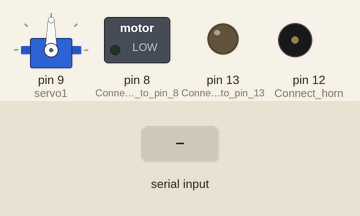
This sketch was run on a simulated Arduino Uno, built with avr-gcc and run on an emulated ATmega328P. Shown: servo, switched loads named in the sketch (green lamp = pin HIGH), output pins drawn as LEDs (lit = HIGH), buzzer (waves = sounding). The test bench sets the inputs (shaded band).

Above: at 1.2 s.
1.3 s: "d" received over the second serial link
At 3.3 s:
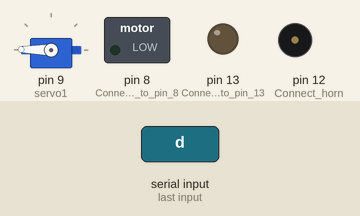
3.6 s: "0" received over the second serial link
At 4.06 s:
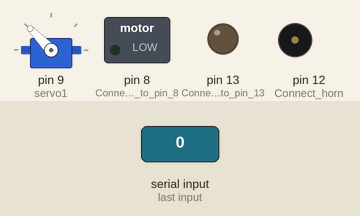
6.0 s: "a" received over the second serial link
At 6.4 s:
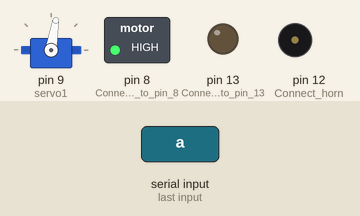
7.5 s: "l" received over the second serial link
At 9.5 s:
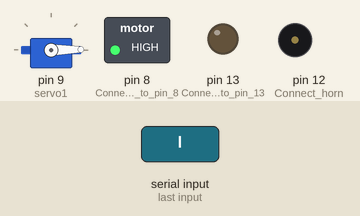
9.8 s: "h" received over the second serial link
At 10.5 s:
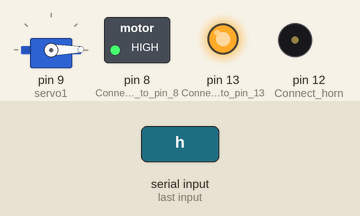
11.3 s: "e" received over the second serial link
At 11.6 s:
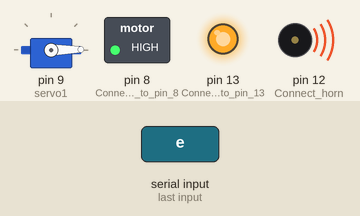
Timing chart, 0 to 13.8 s (numbered marks = the images above; inputs shaded):
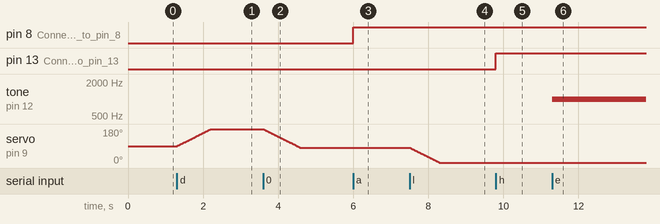

Measured:
- after the input at 1.3 s, servo on pin 9 (servo1): moves from 90° to 179° over 0.89 s, starting at once
- after the input at 3.6 s, servo on pin 9 (servo1): moves from 179° to 81° over 0.98 s, starting at once
- after the input at 6.0 s, pin 8 (Connect_motor_to_pin_8): LOW → HIGH at once
- after the input at 7.5 s, servo on pin 9 (servo1): moves from 81° to 1° over 0.80 s, starting at once
- after the input at 9.8 s, pin 13 (Connect_lights_to_pin_13): LOW → HIGH at once
- after the input at 11.3 s, tone on pin 12 (Connect_horn): silent → 1000 Hz at once

The sketch:

code.ino
```cpp
// Import librarys
#include <SoftwareSerial.h>
#include <Servo.h>

// Initialize variables
Servo servo1;
int TX = 10;
int RX = 11;
bool ignition = false;
bool power = false;
bool buzzerOn = false;
char value = '0';

SoftwareSerial HC_06(TX, RX); // Connect Bluetooth TX to 10 and Bluetooth RX to 11.

void setup()
{
  servo1.attach(9);    // Attach servo to pin 9
  HC_06.begin(9600);   // Begin serial monitor
  pinMode(13, OUTPUT); // Connect lights to pin 13
  pinMode(8, OUTPUT);  // Connect motor to pin 8
  pinMode(12, OUTPUT); // Connect horn(buzzer) to pin 12
}

void loop()
{
  if (HC_06.available() > 0) // If bluetooth command sent
  {
    value = HC_06.read();
    if (value == '0') // If command is 0
    {
      straight(); // Turn wheels straight
    }
    else if (value == 'a') // If command is a
    {
      motor(); // Toggle motor power
    }
    else if (value == 'd') // If command is d
    {
      left(); // Turn wheels left
    }
    else if (value == 'l') // If command is l
    {
      right(); // Turn wheels right
    }
    else if (value == 'h') // If command is h
    {
      lights(); // Toggle lights
    }
    else if (value == 'e') // If command is e
    {
      buzzer(); // Toggle horn(buzzer)
    }
  }
}

void straight()
{
  if (servo1.read() > 90) // If left
  {
    for (int pos = servo1.read(); pos > 80; pos -= 1) // Move down to center
    {
      servo1.write(pos); // tell servo to go to position in variable 'pos'
      delay(10);         // waits 10ms for the servo to reach the position
    }
  }
  else if (servo1.read() < 90) // If right
  {
    for (int pos = servo1.read(); pos < 95; pos += 1) // Move up to center
    {
      servo1.write(pos); // tell servo to go to position in variable 'pos'
      delay(10);         // waits 10ms for the servo to reach the position
    }
  }
}

void lights()
{
  if (power == false) // If lights off
  {
    digitalWrite(13, HIGH); // Turn lights on
    power = true;
  }
  else // If lights on
  {
    digitalWrite(13, LOW); // Turn lights off
    power = false;
  }
}

void motor()
{
  if (ignition == false) // If motor off
  {
    digitalWrite(8, HIGH); // Turn motor on
    ignition = true;
  }
  else // if motor on
  {
    digitalWrite(8, LOW); // Turn motor off
    ignition = false;
  }
}

void right()
{
  for (int pos = servo1.read(); pos > 0; pos -= 1) // Move servo down to turn car right
  {
    servo1.write(pos); // tell servo to go to position in variable 'pos'
    delay(10);         // waits 10ms for the servo to reach the position
  }
}

void left()
{
  for (int pos = servo1.read(); pos < 180; pos += 1) // Move servo up to turn car left
  {
    servo1.write(pos); // tell servo to go to position in variable 'pos'
    delay(10);         // waits 10ms for the servo to reach the position
  }
}

void buzzer()
{
  if (buzzerOn == false) // If buzzer is off
  {
    buzzerOn = true; // Turn buzzer on
    tone(12, 1000);
  }
  else // If buzzer is on
  {
    buzzerOn = false; // Turn buzzer off
    noTone(12);
  }
}
```
